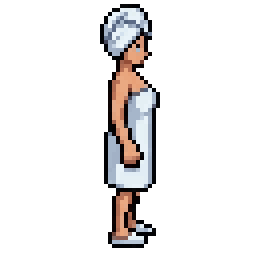
#> input picture assets/source/people/massage_guest-raw/east.png, 64 x 64 px, given in place of 0.png, which was not available (shown 4 times larger)
$ python thin_back.py
#> lines starting #> are read from the running program, lines starting #| are printed output that depends on the picture; after the words box and inside, x2 and y2 are one past the last pixel; in counts of white or black regions, pixels touching at a corner belong together
"""His walk (east): where his back's outline on the shirt's rows is 2 or more px of black (the far arm's shadow drawn
outside him), only its inner px kept, his 1 px outline. walk/east/<i>.png to walk-clean/<i>.png."""
import os
import numpy as np
from PIL import Image
HERE = os.path.dirname(os.path.abspath(__file__))
for i in range(6):
    a = np.array(Image.open(os.path.join(HERE, "walk", "east", f"{i}.png")).convert("RGBA")).astype(int)
    op = a[..., 3] > 0
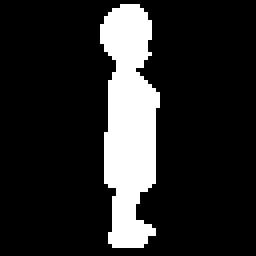
#> op: shape (64, 64) bool (shown 4 times larger); 15.7% white; 1 white region, box (x1, y1, x2, y2) and area: (25, 1, 40, 62) 644
    dark = op & (a[..., :3].sum(2) < 120)
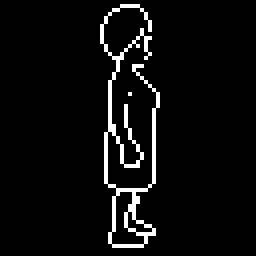
#> dark: shape (64, 64) bool (shown 4 times larger); 4.8% white in thin lines or dots, all inside (x1, y1, x2, y2) = (25, 1, 40, 62)
    light = op & (a[..., :3].min(2) > 140)
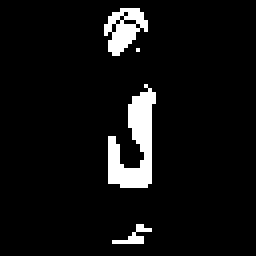
#> light: shape (64, 64) bool (shown 4 times larger); 6.3% white; 4 white regions (2 under 20 px), largest, box (x1, y1, x2, y2) and area: (27, 21, 39, 47) 163, (26, 2, 37, 14) 74
    n = 0
    for y in range(a.shape[0]):
        xs = np.where(op[y])[0]
        if not len(xs) or not light[y].any() or not 30 <= y <= 58:   # (the shirt's rows only, not his shoes)
            continue
        x = xs[0]
        # a run of dark from his back edge inward, with the shirt after it
        run = 0
        while dark[y, x + run]:
            run += 1
        if run >= 2 and light[y, x + run]:
            a[y, x:x + run - 1] = 0
            n += run - 1
#> this loop made 64 passes
#> xs on passes 2 to 13: [30, 31, 32, 33, 34], [28, 29, 30, 31, 32, 33, 34, 35], [27, 28, 29, 30, 31, 32, 33, 34, 35, 36], [26, 27, 28, 29, 30, 31, 32, 33, 34, 35, 36], [26, 27, 28, 29, 30, 31, 32, 33, 34, 35, 36, 37], [25, 26, 27, 28, 29, 30, 31, 32, 33, 34, 35, 36, 37], [25, 26, 27, 28, 29, 30, 31, 32, 33, 34, 35, 36, 37], [25, 26, 27, 28, 29, 30, 31, 32, 33, 34, 35, 36, 37], [25, 26, 27, 28, 29, 30, 31, 32, 33, 34, 35, 36, 37], [25, 26, 27, 28, 29, 30, 31, 32, 33, 34, 35, 36], [26, 27, 28, 29, 30, 31, 32, 33, 34, 35, 36], [26, 27, 28, 29, 30, 31, 32, 33, 34, 35, 36]
#> (xs, x) on passes 31 to 36: ([27, 28, 29, 30, 31, 32, 33, 34, 35, 36, 37, 38], 27), ([27, 28, 29, 30, 31, 32, 33, 34, 35, 36, 37, 38], 27), ([27, 28, 29, 30, 31, 32, 33, 34, 35, 36, 37, 38], 27), ([26, 27, 28, 29, 30, 31, 32, 33, 34, 35, 36, 37, 38], 26), ([26, 27, 28, 29, 30, 31, 32, 33, 34, 35, 36, 37, 38], 26), ([26, 27, 28, 29, 30, 31, 32, 33, 34, 35, 36, 37, 38], 26)
#> after the loop, n = 0
    Image.fromarray(a.astype(np.uint8)).save(os.path.join(HERE, "walk-clean", f"{i}.png"))
    print(i, n, "px off his back")
#| 0 0 px off his back
#> pass 2 of the loop `for i in range(6):`:
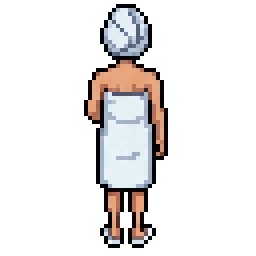
#> input picture assets/source/people/massage_guest-raw/north.png, 64 x 64 px, given in place of 1.png, which was not available (shown 4 times larger)
#> `op = a[..., 3] > 0`:
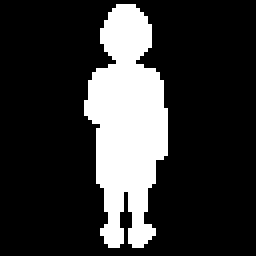
#> op: shape (64, 64) bool (shown 4 times larger); 20.2% white; 1 white region, box (x1, y1, x2, y2) and area: (21, 1, 42, 62) 828
#> dark: shape (64, 64) bool; 5% white in thin lines or dots, all inside (x1, y1, x2, y2) = (21, 1, 42, 62)
#> `light = op & (a[..., :3].min(2) > 140)`:
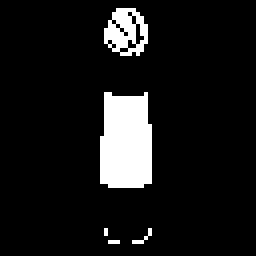
#> light: shape (64, 64) bool (shown 4 times larger); 9.2% white; 5 white regions (3 under 20 px), largest, box (x1, y1, x2, y2) and area: (25, 23, 38, 47) 281, (26, 2, 37, 14) 84
#> the loop `for y in range(a.shape[0]):` made 64 passes
#> (xs, x) on passes 41 to 46: ([24, 25, 26, 27, 28, 29, 30, 31, 32, 33, 34, 35, 36, 37, 38], 24), ([24, 25, 26, 27, 28, 29, 30, 31, 32, 33, 34, 35, 36, 37, 38], 24), ([24, 25, 26, 27, 28, 29, 30, 31, 32, 33, 34, 35, 36, 37, 38], 24), ([24, 25, 26, 27, 28, 29, 30, 31, 32, 33, 34, 35, 36, 37, 38], 24), ([24, 25, 26, 27, 28, 29, 30, 31, 32, 33, 34, 35, 36, 37, 38], 24), ([24, 25, 26, 27, 28, 29, 30, 31, 32, 33, 34, 35, 36, 37, 38], 24)
#> after the loop `for y in range(a.shape[0]):`: n = 3
#| 1 3 px off his back
#> (the run stopped early here; a loop or call above may not have finished)
